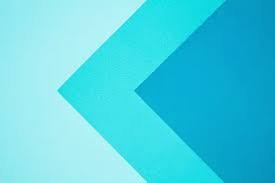
#> input picture images.jpg, 275 x 183 px
$ python main.py
#> lines starting #> are read from the running program, lines starting #| are printed output that depends on the picture
import pandas as pd
import matplotlib.pyplot as plt
from scipy.cluster.vq import kmeans,vq,whiten
import matplotlib.image as image
import seaborn as sns
img=image.imread('images.jpg')
#> img is the input picture: shape (183, 275, 3); mean R, G, B 77.6, 208.9, 226
print(img.shape)
#| (183, 275, 3)
r=[]
b=[]
g=[]
for pixel in img:
    for r_temp,b_temp,g_temp in pixel:
        r.append(r_temp)
        b.append(b_temp)
        g.append(g_temp)
#> after the loop, b = 50325 items; g = 50325 items; r = 50325 items
img_df=pd.DataFrame({'red':r,'blue':b,'green':g})
#> img_df = table of 50325 rows and 3 columns
img_df["scaled_r"]=whiten(r)
img_df["scaled_b"]=whiten(b)
img_df["scaled_g"]=whiten(g)
distortions=[]
num_clusters=range(1,7)
for i in num_clusters:
    centroids,distortion =kmeans(img_df[['scaled_r','scaled_b','scaled_g']],i)
    distortions.append(distortion)
#> this loop made 6 passes
#> distortion on passes 3 to 6: 0.294, 0.233, 0.207, 0.185
#> (centroids, distortion) on passes 1 to 2: ([[1.13, 6.34, 12.54]], 1.62), ([[0.121, 5.02, 11.27], [1.68, 7.06, 13.22]], 0.727)
#> after the loop, distortions = [1.62, 0.727, 0.294, 0.233, 0.207, 0.185]
elbow_plot = pd.DataFrame({'num_clusters':num_clusters,'distortions':distortions})
#> elbow_plot = table of 6 rows and 2 columns
sns.lineplot(x='num_clusters',y='distortions',data=elbow_plot)
plt.xticks(num_clusters)
plt.show()
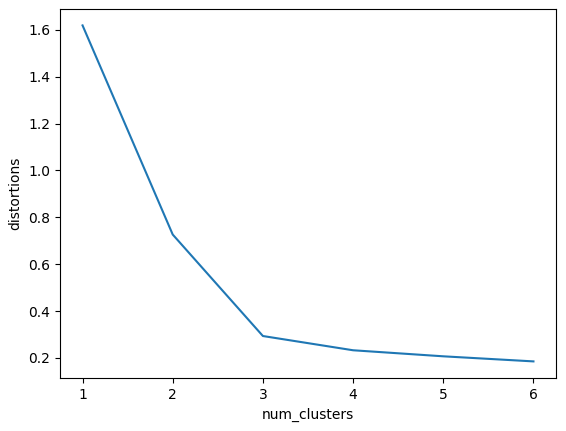
#> figure drawn by matplotlib, 1 panel
#we get optimal centroids as 3 so we compute centroids with 3 clusters
cluster_centroids,_ =kmeans(img_df[['scaled_r','scaled_b','scaled_g']],3)
#> cluster_centroids = [[2.38, 7.23, 13.48], [0.117, 5.01, 11.27], [0.74, 6.82, 12.85]]
r_std, g_std, b_std = img_df[['red', 'green', 'blue']].std()
#> r_std = 68.54; g_std = 18.03; b_std = 32.93
colors=[]
for r,b,g in cluster_centroids:
    colors.append((r *r_std/255
                   ,b*b_std/255
                   ,g*g_std/255))
#> this loop made 3 passes
#> after the loop, colors = [(0.639, 0.933, 0.953), (0.0315, 0.647, 0.796), (0.199, 0.881, 0.908)]
plt.imshow([colors])
plt.show()
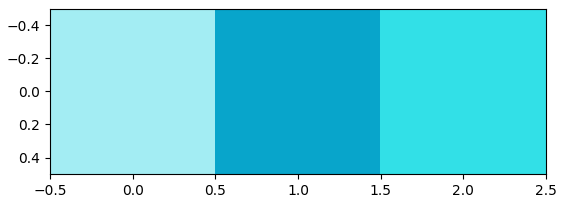
#> figure drawn by matplotlib, 1 panel
